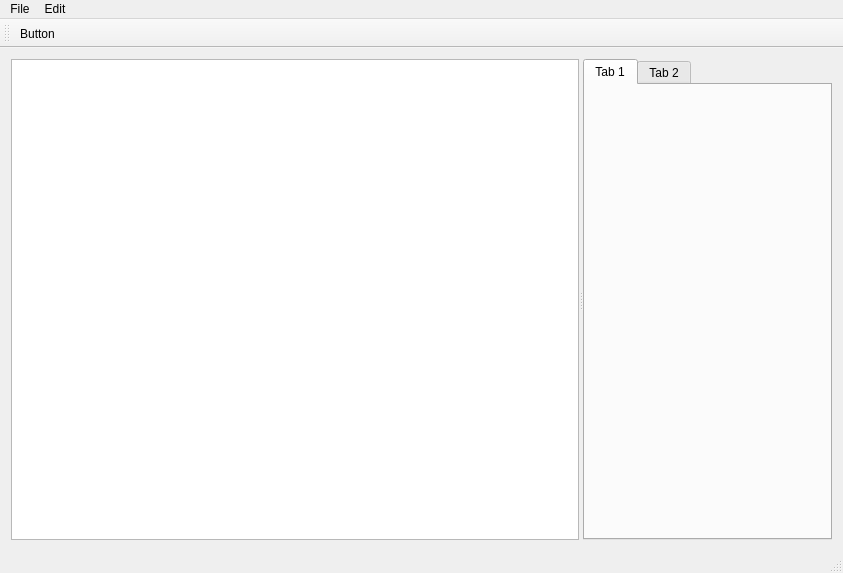
<?xml version="1.0" encoding="UTF-8"?>
<ui version="4.0">
 <class>MainWindow</class>
 <widget class="QMainWindow" name="MainWindow">
  <property name="geometry">
   <rect>
    <x>0</x>
    <y>0</y>
    <width>843</width>
    <height>573</height>
   </rect>
  </property>
  <property name="windowTitle">
   <string>Classical &amp; Quantum Mechanics Text Editor</string>
  </property>
  <widget class="QWidget" name="centralWidget">
   <layout class="QGridLayout" name="gridLayout_2">
    <item row="0" column="0">
     <widget class="QSplitter" name="splitter">
      <property name="orientation">
       <enum>Qt::Horizontal</enum>
      </property>
      <widget class="QTextEdit" name="mainTextEdit"/>
      <widget class="QTabWidget" name="tabWidget">
       <property name="currentIndex">
        <number>0</number>
       </property>
       <widget class="QWidget" name="tab">
        <attribute name="title">
         <string>Tab 1</string>
        </attribute>
       </widget>
       <widget class="QWidget" name="tab_2">
        <attribute name="title">
         <string>Tab 2</string>
        </attribute>
       </widget>
      </widget>
     </widget>
    </item>
   </layout>
  </widget>
  <widget class="QMenuBar" name="menuBar">
   <property name="geometry">
    <rect>
     <x>0</x>
     <y>0</y>
     <width>843</width>
     <height>20</height>
    </rect>
   </property>
   <widget class="QMenu" name="menuFile">
    <property name="title">
     <string>File</string>
    </property>
    <addaction name="actionMenuItem"/>
   </widget>
   <widget class="QMenu" name="menuEdit">
    <property name="title">
     <string>Edit</string>
    </property>
    <addaction name="actionEditing_Stuff"/>
   </widget>
   <addaction name="menuFile"/>
   <addaction name="menuEdit"/>
  </widget>
  <widget class="QToolBar" name="mainToolBar">
   <attribute name="toolBarArea">
    <enum>TopToolBarArea</enum>
   </attribute>
   <attribute name="toolBarBreak">
    <bool>true</bool>
   </attribute>
   <addaction name="actionButton"/>
  </widget>
  <widget class="QStatusBar" name="statusBar"/>
  <action name="actionTesting">
   <property name="text">
    <string>Testing</string>
   </property>
  </action>
  <action name="actionMenuItem">
   <property name="text">
    <string>MenuItem</string>
   </property>
  </action>
  <action name="actionEditing_Stuff">
   <property name="text">
    <string>Editing Stuff</string>
   </property>
  </action>
  <action name="actionButton">
   <property name="icon">
    <iconset resource="resources.qrc">
     <normaloff>:/new/Images/Images/ButtonTestNormal.png</normaloff>
     <normalon>:/new/Images/Images/ButtonTestClicked2.png</normalon>:/new/Images/Images/ButtonTestNormal.png</iconset>
   </property>
   <property name="text">
    <string>Button</string>
   </property>
  </action>
 </widget>
 <layoutdefault spacing="6" margin="11"/>
 <resources>
  <include location="resources.qrc"/>
 </resources>
 <connections/>
</ui>
